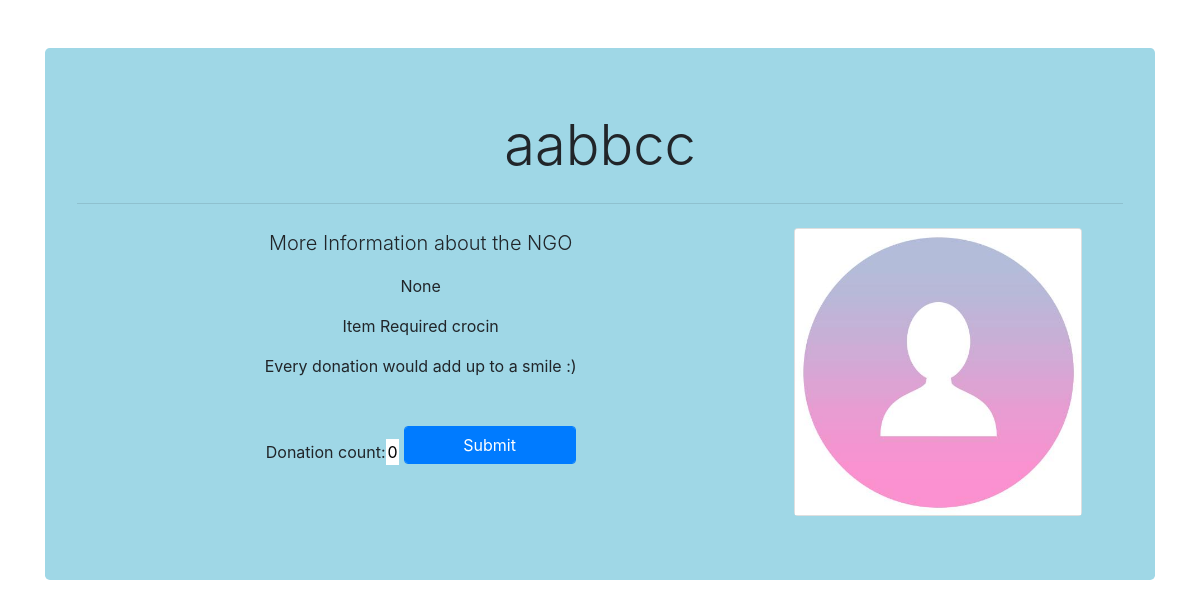
Page /main/donation/2 on the committed database.
### main/models.py (models this page shows, shortened)
class Requirements(models.Model):
    category = [
        ('medicine', 'medicine'),
        ('equipment', 'equipment'),
    ]
    ngo = models.ForeignKey(Ngo, on_delete=models.CASCADE)
    name = models.CharField(max_length=100)
    category = models.CharField(max_length=20, choices=category)
    initial_count = models.FloatField()
    donation_count = models.FloatField(default=0)

### login/models.py (models this page shows)
class Ngo(models.Model):
    ngo_name = models.CharField(max_length=200, null=True)
    user = models.OneToOneField(
        User, on_delete=models.CASCADE, primary_key=True, unique=True)
    contact_number = models.IntegerField(null=True)
    email = models.EmailField(max_length=200, null=True)
    address = models.CharField(max_length=500, null=True)
    state = models.CharField(max_length=200, null=True)
    logo = models.ImageField(null=True, blank=True, default='ngo.jpg')
    def __str__(self):
        return str(self.user)

class User(AbstractUser):
    is_ngo = models.BooleanField(default=False)
    is_donor = models.BooleanField(default=False)
    is_verified = models.BooleanField(default=False)

### main/views.py (the view)
# urls.py: path('donation/<str:pk>', views.donation, name='donation'),
def donation(request, pk):
    req = Requirements.objects.get(id=pk)
    form = Count()
    if request.method == "POST":
        form = Count(request.POST)
        if form.is_valid():
            donation = form.cleaned_data['donation_count']
            form.save()
    print(type(req))
    print(req.name)
    print(req.ngo)
    context = {'req': req, 'form': form}
    return render(request, 'main/donation.html', context)

### main/forms.py
class Count(ModelForm):
    class Meta:
        model = Requirements
        fields = ['donation_count']

### main/templates/main/donation.html (shortened to what this page needs)
<!DOCTYPE html>
<html lang="en">
<head>
    <link rel="stylesheet" href="https://stackpath.bootstrapcdn.com/bootstrap/4.5.2/css/bootstrap.min.css"
>
</head>
<body>
    <div class="container mt-5">
        <div class="jumbotron align-middle" style="background-color: #9fd7e6;">
            <h2 class="display-4">{{req.ngo}}</h2>
            <hr class="my-4">
            <div class="row">
                <div class="col-md-8">
                    <b>
                        <p class="lead">More Information about the NGO</p>
                    </b>
                    <p>{{req.ngo.address}}</p>
                    <p>Item Required {{req.name}}</p>
                    <p>Every donation would add up to a smile :)</p>
                    <div class="qty mt-5">
                        <form action="" method="POST">
                            {{form}}
                            <input type="submit" name="submit" class="btn btn-primary form-control form-group col-lg-3">
                        </form>
                    </div>
                </div>
                <div class="col-md-4 ">
                    <div class="card " style="width: 18rem;">
                        <img src="{{req.ngo.logo.url}}" class="card-img-top" alt="...">
                    </div>
                </div>
            </div>
        </div>
    </div>
</body>
</html>

### main/templates/main/donation.html (style rules this page uses)
div { text-align: center; }
input { border: 0; width: 2%; }

### rows in the picture
Requirements: ngo "aabbcc", ngo.address "None", name "crocin", ngo.logo (picture)
